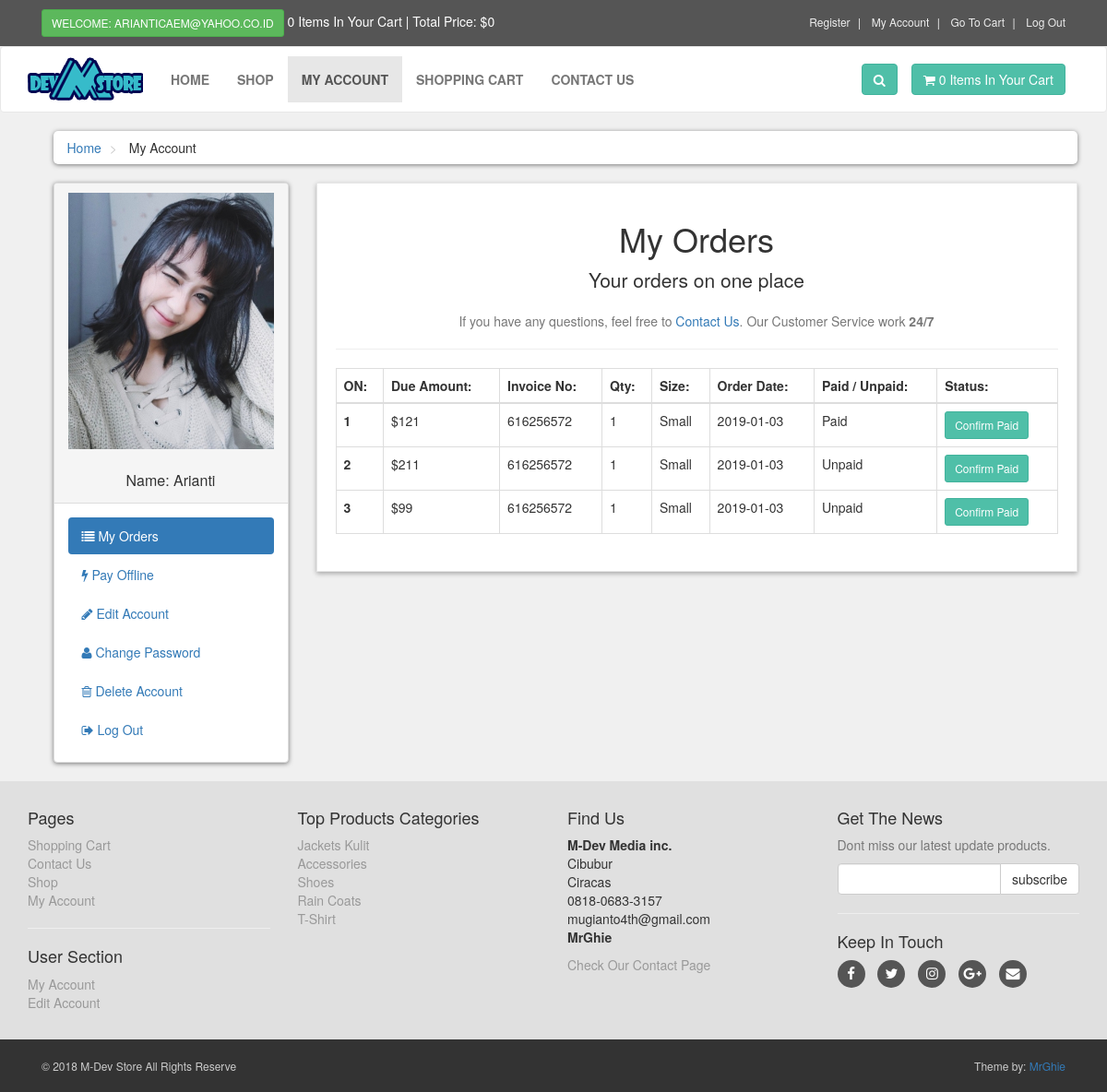
The app's page /customer/my_account.php?my_orders (signed in) with its own data.
### tables this page shows
CREATE TABLE `customers` (
  `customer_id` int(10) NOT NULL,
  `customer_name` varchar(255) NOT NULL,
  `customer_email` varchar(255) NOT NULL,
  `customer_pass` varchar(255) NOT NULL,
  `customer_country` text NOT NULL,
  `customer_city` text NOT NULL,
  `customer_contact` varchar(255) NOT NULL,
  `customer_address` text NOT NULL,
  `customer_image` text NOT NULL,
  `customer_ip` varchar(100) NOT NULL
);

CREATE TABLE `customer_orders` (
  `order_id` int(10) NOT NULL,
  `customer_id` int(10) NOT NULL,
  `due_amount` int(100) NOT NULL,
  `invoice_no` int(100) NOT NULL,
  `qty` int(10) NOT NULL,
  `size` text NOT NULL,
  `order_date` date NOT NULL,
  `order_status` text NOT NULL
);

CREATE TABLE `product_categories` (
  `p_cat_id` int(10) NOT NULL,
  `p_cat_title` text NOT NULL,
  `p_cat_desc` text NOT NULL
);

### customer/my_orders.php (the view)
<center>
    <h1> My Orders </h1>
    <p class="lead"> Your orders on one place</p>
    <p class="text-muted">
        If you have any questions, feel free to <a href="../contact.php">Contact Us</a>. Our Customer Service work <strong>24/7</strong>
    </p>
</center>
<hr>
<div class="table-responsive">
    <table class="table table-bordered table-hover">
        <thead>
            <tr>
                <th> ON: </th>
                <th> Due Amount: </th>
                <th> Invoice No: </th>
                <th> Qty: </th>
                <th> Size: </th>
                <th> Order Date:</th>
                <th> Paid / Unpaid: </th>
                <th> Status: </th>
            </tr>
        </thead>
        <tbody>
           <?php
            $customer_session = $_SESSION['customer_email'];
            $get_customer = "select * from customers where customer_email='$customer_session'";
            $run_customer = mysqli_query($con,$get_customer);
            $row_customer = mysqli_fetch_array($run_customer);
            $customer_id = $row_customer['customer_id'];
            $get_orders = "select * from customer_orders where customer_id='$customer_id'";
            $run_orders = mysqli_query($con,$get_orders);
            $i = 0;
            while($row_orders = mysqli_fetch_array($run_orders)){
                $order_id = $row_orders['order_id'];
                $due_amount = $row_orders['due_amount'];
                $invoice_no = $row_orders['invoice_no'];
                $qty = $row_orders['qty'];
                $size = $row_orders['size'];
                $order_date = substr($row_orders['order_date'],0,11);
                $order_status = $row_orders['order_status'];
                $i++;
                if($order_status=='pending'){
                    $order_status = 'Unpaid';
                }else{
                    $order_status = 'Paid';
                }
            ?>
            <tr>
                <th> <?php echo $i; ?> </th>
                <td> $<?php echo $due_amount; ?> </td>
                <td> <?php echo $invoice_no; ?> </td>
                <td> <?php echo $qty; ?> </td>
                <td> <?php echo $size; ?> </td>
                <td> <?php echo $order_date; ?> </td>
                <td> <?php echo $order_status; ?> </td>
                <td>
                    <a href="confirm.php?order_id=<?php echo $order_id; ?>" target="_blank" class="btn btn-primary btn-sm"> Confirm Paid </a>
                </td>
            </tr>
            <?php } ?>
        </tbody>
    </table>
</div>

### customer/includes/sidebar.php
<div class="panel panel-default sidebar-menu">
    <div class="panel-heading">
        <?php
        $customer_session = $_SESSION['customer_email'];
        $get_customer = "select * from customers where customer_email='$customer_session'";
        $run_customer = mysqli_query($con,$get_customer);
        $row_customer = mysqli_fetch_array($run_customer);
        $customer_image = $row_customer['customer_image'];
        $customer_name = $row_customer['customer_name'];
        if(!isset($_SESSION['customer_email'])){
        }else{
            echo "
                <center>
                    <img src='customer_images/$customer_image' class='img-responsive' >
                </center>
                <br/>
                <h3 class='panel-title' align='center'>
                    Name: $customer_name
                </h3>
            ";
        }
        ?>
    </div>
    <div class="panel-body">
        <ul class="nav-pills nav-stacked nav">
            <li class="<?php if(isset($_GET['my_orders'])){ echo "active"; } ?>">
                <a href="my_account.php?my_orders">
                    <i class="fa fa-list"></i> My Orders
                </a>
            </li>
            <li class="<?php if(isset($_GET['pay_offline'])){ echo "active"; } ?>">
                <a href="my_account.php?pay_offline">
                    <i class="fa fa-bolt"></i> Pay Offline
                </a>
            </li>
            <li class="<?php if(isset($_GET['edit_account'])){ echo "active"; } ?>">
                <a href="my_account.php?edit_account">
                    <i class="fa fa-pencil"></i> Edit Account
                </a>
            </li>
            <li class="<?php if(isset($_GET['change_pass'])){ echo "active"; } ?>">
                <a href="my_account.php?change_pass">
                    <i class="fa fa-user"></i> Change Password
                </a>
            </li>
            <li class="<?php if(isset($_GET['delete_account'])){ echo "active"; } ?>">
                <a href="my_account.php?delete_account">
                    <i class="fa fa-trash-o"></i> Delete Account
                </a>
            </li>
            <li>
                <a href="logout.php">
                    <i class="fa fa-sign-out"></i> Log Out
                </a>
            </li>
        </ul>
    </div>
</div>

### customer/includes/footer.php (shortened to what this page needs)
<div id="footer">
    <div class="container">
        <div class="row">
            <div class="col-sm-6 col-md-3">
               <h4>Pages</h4>
                <ul>
                    <li><a href="../cart.php">Shopping Cart</a></li>
                    <li><a href="../contact.php">Contact Us</a></li>
                    <li><a href="../shop.php">Shop</a></li>
                    <li><a href="my_account.php">My Account</a></li>
                </ul>
                <hr>
                <h4>User Section</h4>
                <ul>
                           <?php
                           if(!isset($_SESSION['customer_email'])){
                               echo"<a href='../checkout.php'>Login</a>";
                           }else{
                              echo"<a href='my_account.php?my_orders'>My Account</a>";
                           }
                           ?>
                    <li>
                            <?php
                           if(!isset($_SESSION['customer_email'])){
                               echo"<a href='../checkout.php'>Login</a>";
                           }else{
                              echo"<a href='my_account.php?edit_account'>Edit Account</a>";
                           }
                           ?>
                    </li>
                </ul>
            </div>
            <div class="com-sm-6 col-md-3">
                <h4>Top Products Categories</h4>
                <ul>
                    <?php
                        $get_p_cats = "select * from product_categories";
                        $run_p_cats = mysqli_query($con,$get_p_cats);
                        while($row_p_cats=mysqli_fetch_array($run_p_cats)){
                            $p_cat_id = $row_p_cats['p_cat_id'];
                            $p_cat_title = $row_p_cats['p_cat_title'];
                            echo "
                                <li>
                                    <a href='../shop.php?p_cat=$p_cat_id'>
                                        $p_cat_title
                                    </a>
                                </li>
                            ";
                        }
                    ?>
                </ul>
            </div>
            <div class="col-sm-6 col-md-3">
                <h4>Find Us</h4>
                <p>
                    <strong>M-Dev Media inc.</strong>
                    <br/>Cibubur
                    <br/>Ciracas
                    <br/>0818-0683-3157
                    <br/>mugianto4th@gmail.com
                    <br/><strong>MrGhie</strong>
                </p>
                <a href="../contact.php">Check Our Contact Page</a>
            </div>
            <div class="col-sm-6 col-md-3">
                <h4>Get The News</h4>
                <p class="text-muted">
                    Dont miss our latest update products.
                </p>
                <form action="https://feedburner.google.com/fb/a/mailverify" method="post" target="popupwindow" onsubmit="window.open('https://feedburner.google.com/fb/a/mailverify?uri=M-devMedia', 'popupwindow', 'scrollbars=yes,width=550,height=520');return true" method="post">
                    <div class="input-group">
                        <input type="text" class="form-control" name="email">
                        <span class="input-group-btn">
                            <input type="submit" value="subscribe" class="btn btn-default">
                        </span>
                    </div>
                </form>
                <hr>
                <h4>Keep In Touch</h4>
                <p class="social">
                    <a href="../#" class="fa fa-facebook"></a>
                    <a href="../#" class="fa fa-twitter"></a>
                    <a href="../#" class="fa fa-instagram"></a>
                    <a href="../#" class="fa fa-google-plus"></a>
                    <a href="../#" class="fa fa-envelope"></a>
                </p>
            </div>
        </div>
    </div>
</div>
<div id="copyright">
    <div class="container">
        <div class="col-md-6">
            <p class="pull-left">&copy; 2018 M-Dev Store All Rights Reserve</p>
        </div>
        <div class="col-md-6">
            <p class="pull-right">Theme by: <a href="#">MrGhie</a></p>
        </div>
    </div>
</div>

### customer/styles/style.css (style rules this page uses)
body { font-size: 14px; line-height: 1.42857143; color: #333333; background: #f0f0f0; overflow-x: hidden; }
.btn-primary { color: rgb(255, 255, 255); background: rgb(79, 191, 168); border-color: rgb(65, 179, 156); }
#content .panel.sidebar-menu { box-sizing: border-box; box-shadow: 0px 1px 5px rgba(0, 0, 0, .5); }
#content .panel.sidebar-menu h3 { padding: 5px 0px; margin: 0px; }
#footer { background: #e0e0e0; padding: 20px 0; }
#footer a { color: #999999; padding: 0; text-decoration: none; }
#footer ul { list-style: none; padding-left: 0px; }
#footer .social { text-align: left; }
#footer .social a { margin: 0px 10px 0px 0px; display: inline-block; color: #ffffff; width: 30px; height: 30px; border-radius: 15px; line-height: 30px; font-size: 15px; text-align: center; vertical-align: bottom; background: #555555; text-decoration: none; }
#copyright { background: #333333; color: #cccccc; padding: 20px 0px; font-size: 12px; }
#copyright p { margin: 0px; }

### records on screen
customers: customer_image (picture), customer_name "Arianti"
customer_orders: due_amount "121", invoice_no "616256572", qty "1", size "Small", order_date "2019-01-03", order_status "Paid"
customer_orders: due_amount "211", invoice_no "616256572", qty "1", size "Small", order_date "2019-01-03", order_status "Unpaid"
customer_orders: due_amount "99", invoice_no "616256572", qty "1", size "Small", order_date "2019-01-03", order_status "Unpaid"
product_categories: p_cat_title "Jackets Kulit"
product_categories: p_cat_title "Accessories"
product_categories: p_cat_title "Shoes"
product_categories: p_cat_title "Rain Coats"
product_categories: p_cat_title "T-Shirt"

### other values on screen
$_SESSION['customer_email'] "ARIANTICAEM@YAHOO.CO.ID"
$count_items "0 0"
$total "0"
